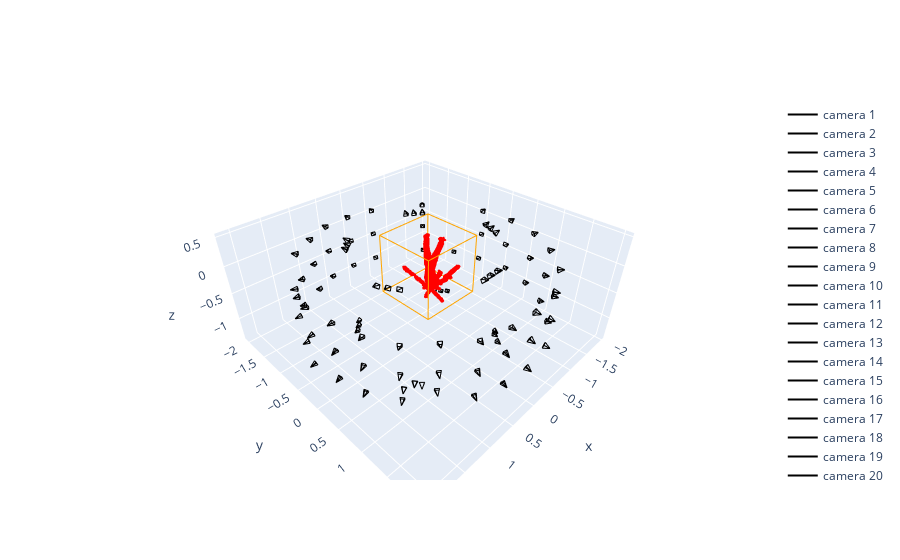

Notebook cell for this chart:
### Code cell
from datasets.ray_utils import get_rays
import plotly.graph_objects as go
from collections import defaultdict
import cc3d

fig = go.Figure()

# cameras
for ip in range(len(dataset.poses)):
    K = dataset.Ks[ip]
    img_wh = (dataset.Ws[ip], dataset.Hs[ip])
    fx, fy, cx, cy = K[0, 0], K[1, 1], K[0, 2], K[1, 2]
    u = torch.FloatTensor([0, img_wh[0]-1, img_wh[0]-1, 0])
    v = torch.FloatTensor([0, 0, img_wh[1]-1, img_wh[1]-1])
    ds = torch.stack([(u-cx+0.5)/fx, (v-cy+0.5)/fy, torch.ones_like(u)], -1)
    o, d = get_rays(ds, torch.FloatTensor(dataset.poses[ip]))
    o = o.numpy(); d = d.numpy()/10
    od = o+d
    xlines = [od[0, 0], od[1, 0], od[2, 0], od[3, 0], od[0, 0], None]
    ylines = [od[0, 1], od[1, 1], od[2, 1], od[3, 1], od[0, 1], None]
    zlines = [od[0, 2], od[1, 2], od[2, 2], od[3, 2], od[0, 2], None]
    for i in range(4):
        xlines += [o[i, 0], od[i, 0], None]
        ylines += [o[i, 1], od[i, 1], None]
        zlines += [o[i, 2], od[i, 2], None]
    fig.add_trace(
        go.Scatter3d(
            x=xlines,
            y=ylines,
            z=zlines,
            mode='lines',
            name=f'camera {ip+1}',
            marker=dict(size=1, color='black')
        )
    )

try:
    fig.add_trace(
        go.Scatter3d(
            x=vertices[:, 0],
            y=vertices[:, 1],
            z=vertices[:, 2],
            mode='markers',
            name='scene pts',
            marker=dict(size=0.4, color='red'),
        )
    )
except: pass


for ca in range(model.cascades):
    s = min(2**(ca-1), model.scale)
    xlines = [s, s, s, s, s, None, -s, -s, -s, -s, -s, None]
    ylines = [-s, -s, s, s, -s, None, -s, -s, s, s, -s, None]
    zlines = [s, -s, -s, s, s, None, s, -s, -s, s, s, None]
    xlines += [s, -s, None, s, -s, None, s, -s, None, s, -s, None]
    ylines += [-s, -s, None, -s, -s, None, s, s, None, s, s, None]
    zlines += [s, s, None, -s, -s, None, -s, -s, None, s, s, None]
    fig.add_trace(
        go.Scatter3d(
            x=xlines,
            y=ylines,
            z=zlines,
            mode='lines',
            name=f'bbox {ca}',
            marker=dict(size=1, color='orange')
        )
    )

# try:
#     m = defaultdict(list)
#     cube_colors = ['lightgray', 'lightcyan', 'magenta']
#     for ca in range(model.cascades):
#         if ca>0: break
#         s = min(2**(ca-1), model.scale)
#         xyz_ = xyz[density_bitfield[ca, indices]]
#         if len(xyz_)==0: continue
#         for i in tqdm(range(len(xyz_))):
#             hs = s/model.grid_size
#             c = (xyz_[i].numpy()/(model.grid_size-1)*2-1)*(s-hs)
#             m['x'] += [(np.array([0, 0, 1, 1, 0, 0, 1, 1])-0.5)*2*hs+c[0]]
#             m['y'] += [(np.array([0, 1, 1, 0, 0, 1, 1, 0])-0.5)*2*hs+c[1]]
#             m['z'] += [(np.array([0, 0, 0, 0, 1, 1, 1, 1])-0.5)*2*hs+c[2]]
#             m['i'] += [np.array([7, 0, 0, 0, 4, 4, 6, 6, 4, 0, 3, 2])+len(m['i'])*8]
#             m['j'] += [np.array([3, 4, 1, 2, 5, 6, 5, 2, 0, 1, 6, 3])+len(m['j'])*8]
#             m['k'] += [np.array([0, 7, 2, 3, 6, 7, 1, 1, 5, 5, 7, 6])+len(m['k'])*8]
#         fig.add_trace(
#             go.Mesh3d(
#                 x=np.concatenate(m['x']),
#                 y=np.concatenate(m['y']),
#                 z=np.concatenate(m['z']),
#                 i=np.concatenate(m['i']),
#                 j=np.concatenate(m['j']),
#                 k=np.concatenate(m['k']),
#                 color=cube_colors[ca],
#                 name=f'occupied cells {ca}',
#                 showlegend=True,
#                 opacity=0.4**(ca+1)
#             )
#         )
# except: pass

layout = go.Layout(scene=dict(aspectmode='data'), dragmode='orbit')
fig.update_layout(layout)

fig.show()
